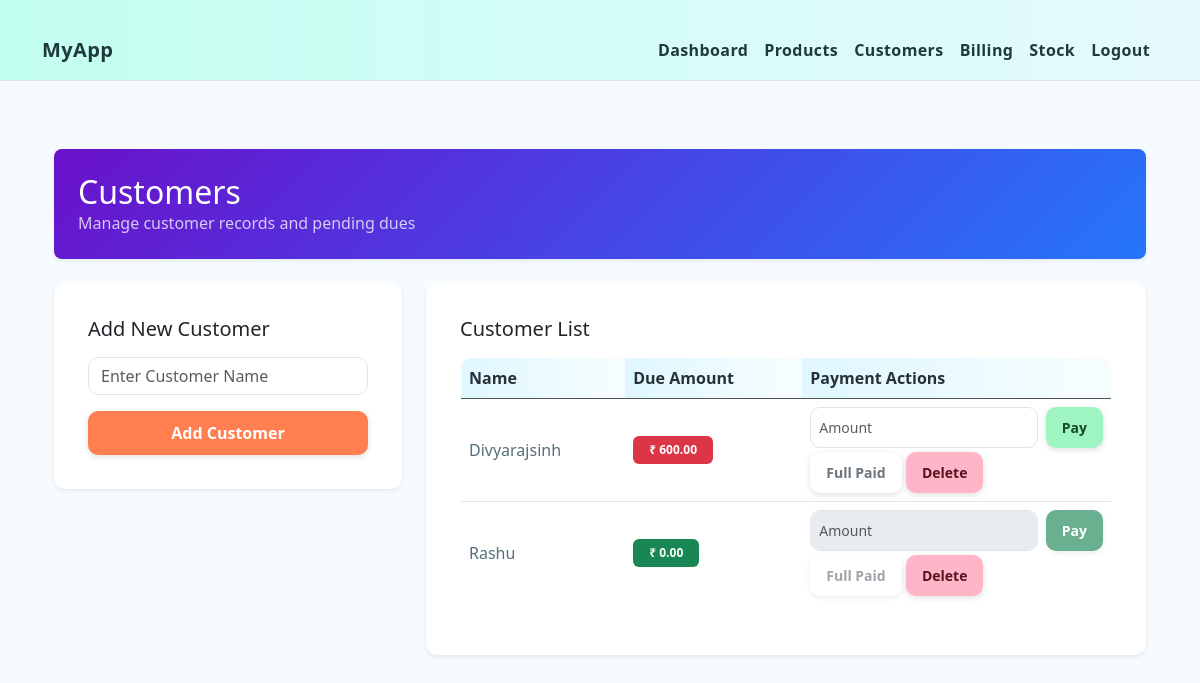
The page /customers on the database as committed earlier.
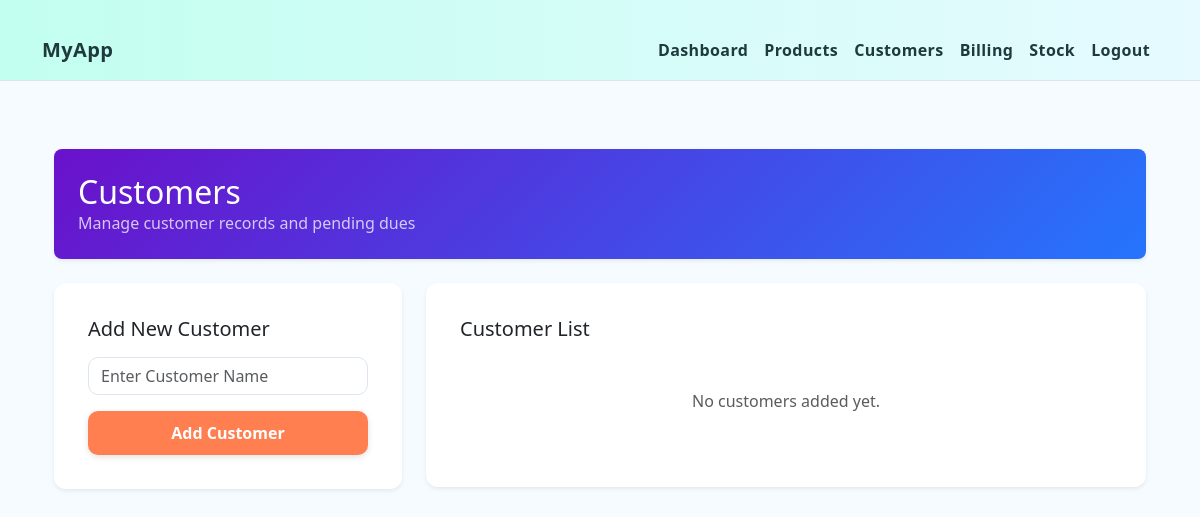
The same page on the database as committed later.
### tables this page shows
CREATE TABLE customers (
        id INTEGER PRIMARY KEY AUTOINCREMENT,
        name TEXT NOT NULL,
        due REAL NOT NULL DEFAULT 0
    );

### customers.py (the view, shortened to what this page needs)
@customers_bp.route("/customers", methods=["GET", "POST"])
def customers_page():
    conn = get_db()
    cur = conn.cursor()
    cur.execute("SELECT * FROM customers ORDER BY id DESC")
    customers = cur.fetchall()
    conn.close()
    return render_template("customers.html", customers=customers, show_nav=True)

### models.py (called while the page is built)
def get_db():
    conn = sqlite3.connect('grocery.db')
    conn.row_factory = sqlite3.Row
    return conn

### templates/customers.html
{% extends "base.html" %}
{% block content %}
<div class="container mt-4">
  <div class="p-4 rounded-3 shadow-sm mb-4 text-white"
       style="background: linear-gradient(135deg, #6a11cb, #2575fc);">
    <h2 class="mb-0">Customers</h2>
    <p class="mb-0 opacity-75">Manage customer records and pending dues</p>
  </div>
  <div class="row">
    <div class="col-md-4">
      <div class="card shadow-sm mb-4 border-0" style="border-radius: 12px;">
        <div class="card-body">
          <h5 class="card-title mb-3">Add New Customer</h5>
          <form method="post">
            <div class="mb-3">
              <input type="text" name="name" class="form-control"
                     placeholder="Enter Customer Name" required>
            </div>
            <button type="submit"
                    class="btn w-100 text-white"
                    style="background: #ff7f50;">
              Add Customer
            </button>
          </form>
        </div>
      </div>
    </div>
    <div class="col-md-8">
      <div class="card shadow-sm border-0" style="border-radius: 12px;">
        <div class="card-body">
          <h5 class="card-title mb-3">Customer List</h5>
          {% if customers %}
          <table class="table table-hover align-middle">
            <thead class="table-dark">
              <tr>
                <th>Name</th>
                <th>Due Amount</th>
                <th>Payment Actions</th>
              </tr>
            </thead>
            <tbody>
              {% for c in customers %}
              <tr>
                <td>{{ c.name }}</td>
                <td>
                  <span class="badge {% if c.due > 0 %}bg-danger{% else %}bg-success{% endif %} px-3 py-2">
                    ₹ {{ '%.2f'|format(c.due) }}
                  </span>
                </td>
                <td>
                  <form method="post"
                        action="/customers/{{ c.id }}/pay"
                        class="d-flex mb-1">
                    <input type="number"
                           step="0.01"
                           min="0"
                           max="{{ c.due }}"
                           name="amount"
                           class="form-control form-control-sm me-2"
                           placeholder="Amount"
                           {% if c.due <= 0 %}disabled{% endif %}>
                    <button class="btn btn-sm btn-success"
                            {% if c.due <= 0 %}disabled{% endif %}>
                      Pay
                    </button>
                  </form>
                  <form method="post"
                        action="/customers/{{ c.id }}/pay_full"
                        style="display:inline;">
                    <button class="btn btn-sm btn-outline-secondary"
                            {% if c.due <= 0 %}disabled{% endif %}>
                      Full Paid
                    </button>
                  </form>
                  <form method="post" action="/customers/{{ c.id }}/delete" style="display:inline;">
  <button class="btn btn-sm btn-danger"
          onclick="return confirm('Delete this customer?');">
    Delete
  </button>
</form>
                </td>
              </tr>
              {% endfor %}
            </tbody>
          </table>
          {% else %}
          <div class="text-center text-muted py-4">
            <p class="mt-2">No customers added yet.</p>
          </div>
          {% endif %}
        </div>
      </div>
    </div>
  </div>
</div>
{% endblock %}

Rows that differ between the two databases and show on the page:
removed customers: name "Divyarajsinh", due "600.00"
removed customers: name "Rashu", due "0.00"
Other text that changed with them:
text no longer shown: "Name Due Amount Payment Actions"
text now shown: "No customers added yet."
